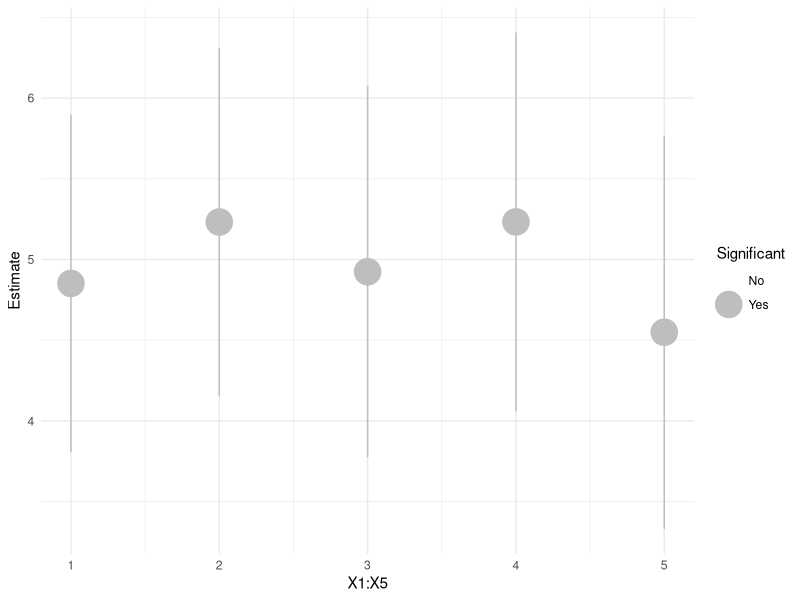
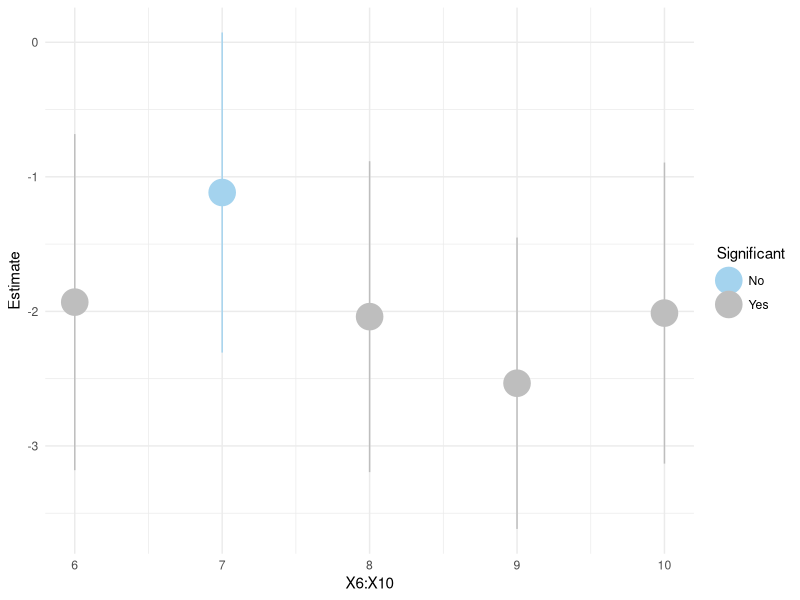
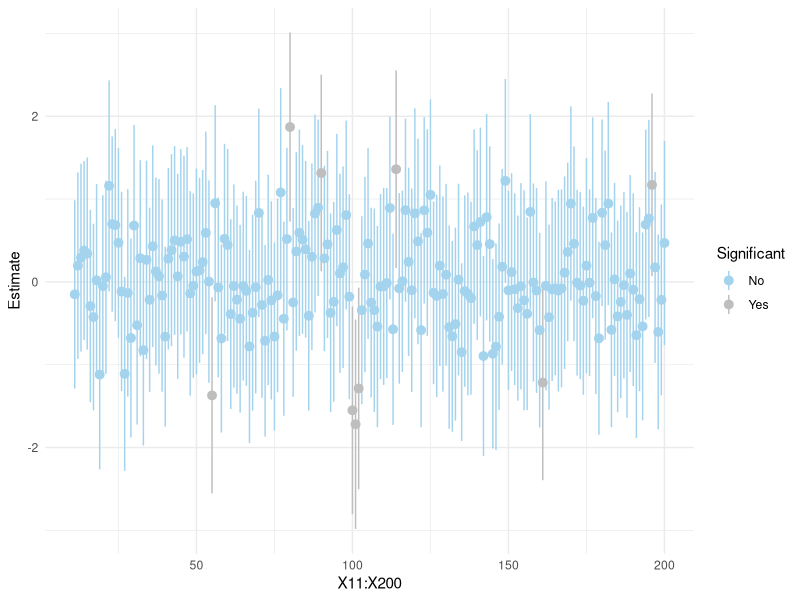
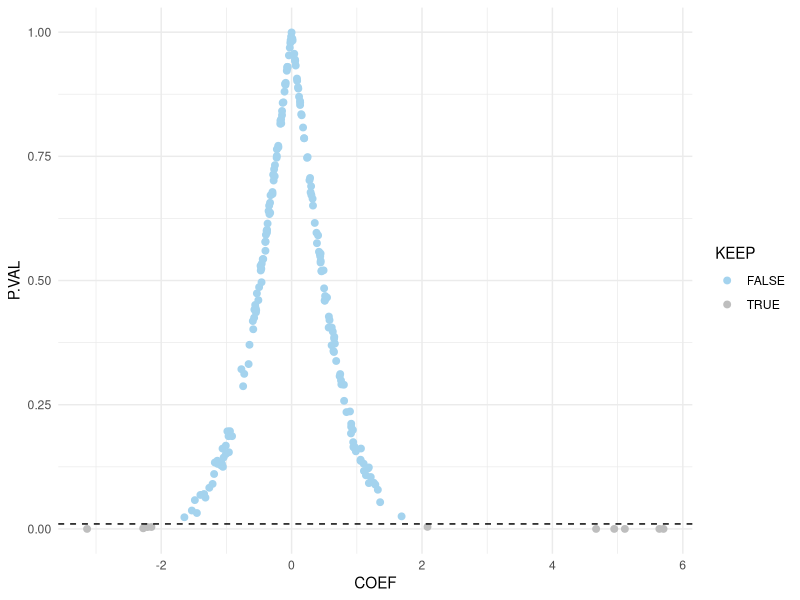
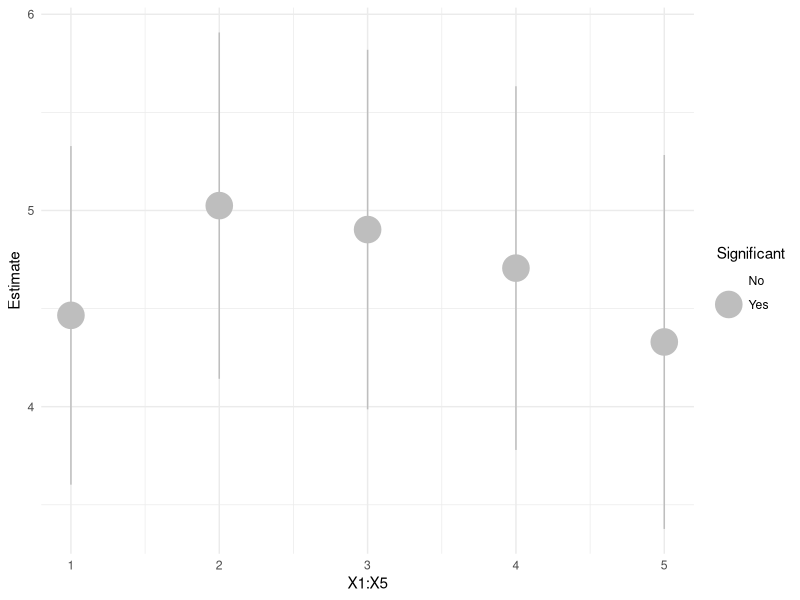
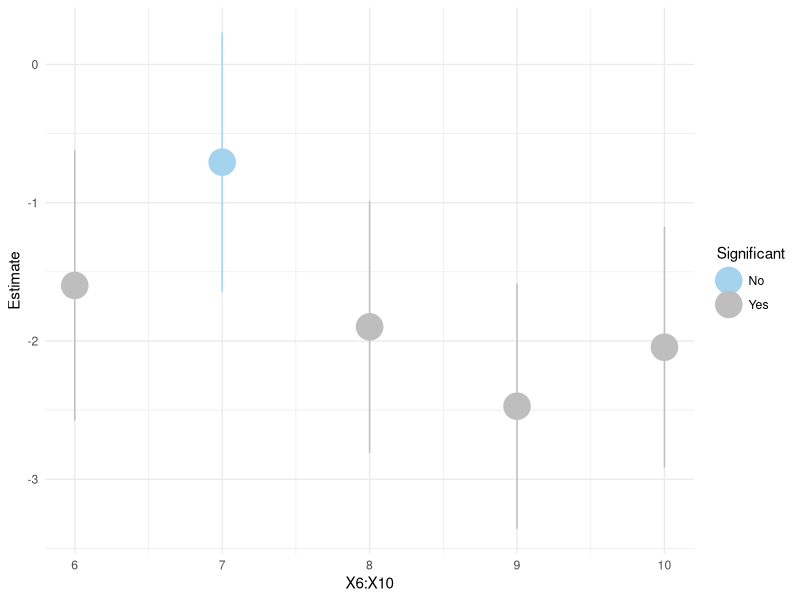
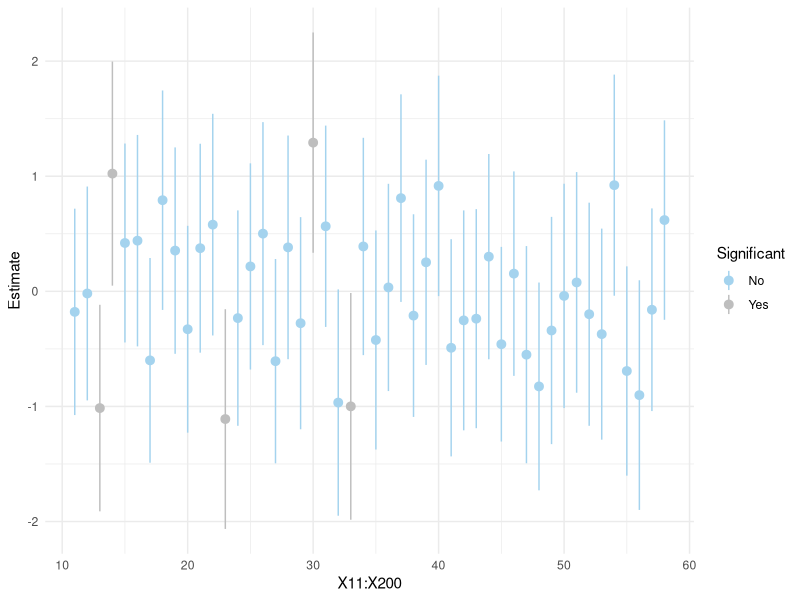
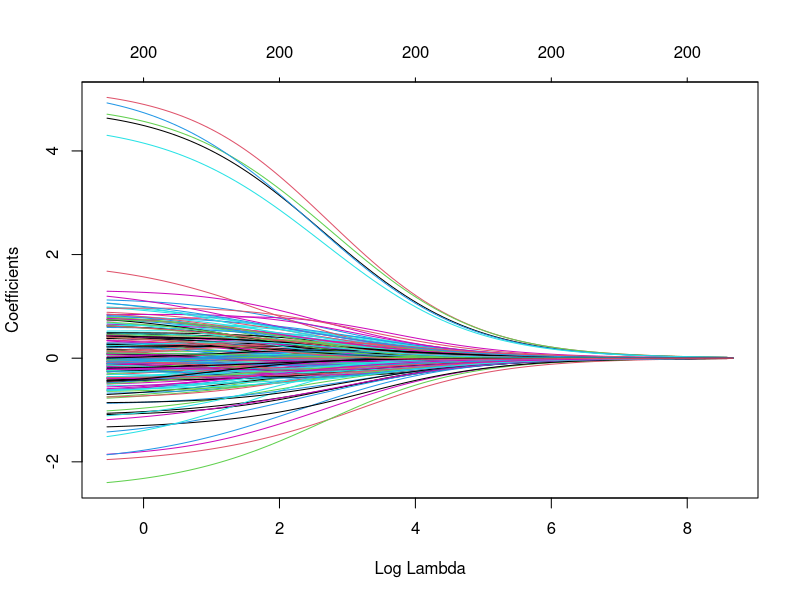

Recreate these plots in R, in order.
options(scipen=999)
library(tidyverse)
library(modelr)
library(purrr)
library(broom)

#1.1
set.seed(216)
X=matrix(rnorm(100000),500,200)
beta=c(rep(5,5),rep(-2,5),rep(0,190))
set.seed(480)
epsilon=rnorm(500,0,10)
y=X%*%beta+epsilon

SIM.DATA=data.frame(y=y,X=X)

#1.2
lm.model=lm(y~.,data=SIM.DATA)
glance(lm.model)
param.est=lm.model$coefficients
param.conf=confint(lm.model)
param.lm=data.frame(cbind(param.est,param.conf))[-1,] #Remove Intercept
names(param.lm)=c("Estimate","Lower","Upper")
param.lm = param.lm %>%
  mutate(Significant=factor(ifelse(0>Lower & 0<Upper,"No","Yes")))

ggplot(param.lm[1:5,]) +
  geom_pointrange(aes(x=1:5,y=Estimate,ymin=Lower,ymax=Upper,color=Significant),size=2)+
  theme_minimal()+
  scale_color_manual(drop=F,values=c("lightskyblue2","gray"))+
  xlab("X1:X5")
ggplot(param.lm[6:10,]) +
  geom_pointrange(aes(x=6:10,y=Estimate,ymin=Lower,ymax=Upper,color=Significant),size=2)+
  theme_minimal()+
  scale_color_manual(values=c("lightskyblue2","gray"))+
  xlab("X6:X10")
ggplot(param.lm[11:200,]) +
  geom_pointrange(aes(x=11:200,y=Estimate,ymin=Lower,ymax=Upper,color=Significant))+
  theme_minimal()+
  scale_color_manual(values=c("lightskyblue2","gray"))+
  xlab("X11:X200")

#1.3
COEF=rep(NA,200)
P.VAL=rep(NA,200)
for(j in 1:200){
  individual.mod=lm(y~.,data=SIM.DATA[,c(1,j+1)])
  COEF[j]=coef(individual.mod)[2]
  P.VAL[j]=summary(individual.mod)$coefficients[2,4]
}

KEEP=P.VAL<0.01
ACTUAL=c(rep("NonZero",10),rep("Zero",190))

tibble(COEF,P.VAL,KEEP) %>% 
  ggplot() +
  geom_point(aes(x=COEF,y=P.VAL,color=KEEP),size=2) +
  geom_hline(yintercept=0.01,linetype="dashed")+
  scale_color_manual(values=c("lightskyblue2","gray"))+
  theme_minimal()


tibble(ACTUAL=ACTUAL,KEEP=KEEP) %>% 
  table() %>% prop.table()

#1.4
Cutoff=0.2

COEF=rep(NA,200)
P.VAL=rep(NA,200)
for(j in 1:200){
  individual.mod=lm(y~.,data=SIM.DATA[,c(1,j+1)])
  COEF[j]=coef(individual.mod)[2]
  P.VAL[j]=summary(individual.mod)$coefficients[2,4]
}

KEEP=P.VAL<Cutoff
ACTUAL=c(rep("NonZero",10),rep("Zero",190))

tibble(ACTUAL=ACTUAL,KEEP=KEEP) %>% 
  table() %>% prop.table()

lm.model=lm(y~.,data=SIM.DATA[,c(1,which(KEEP)+1)])
param.est=lm.model$coefficients
param.conf=confint(lm.model)
param.lm=data.frame(cbind(param.est,param.conf))[-1,] #Remove Intercept
names(param.lm)=c("Estimate","Lower","Upper")
param.lm = param.lm %>%
  mutate(Significant=factor(ifelse(0>Lower & 0<Upper,"No","Yes")))

ggplot(param.lm[1:5,]) +
  geom_pointrange(aes(x=1:5,y=Estimate,ymin=Lower,ymax=Upper,color=Significant),size=2)+
  theme_minimal()+
  scale_color_manual(drop=F,values=c("lightskyblue2","gray"))+
  xlab("X1:X5")
ggplot(param.lm[6:10,]) +
  geom_pointrange(aes(x=6:10,y=Estimate,ymin=Lower,ymax=Upper,color=Significant),size=2)+
  theme_minimal()+
  scale_color_manual(values=c("lightskyblue2","gray"))+
  xlab("X6:X10")
ggplot(param.lm[11:(dim(param.lm)[1]),]) +
  geom_pointrange(aes(x=11:(dim(param.lm)[1]),y=Estimate,ymin=Lower,ymax=Upper,color=Significant))+
  theme_minimal()+
  scale_color_manual(values=c("lightskyblue2","gray"))+
  xlab("X11:X200")

#2.1
library(glmnet)
ridge.mod=glmnet(x=as.matrix(SIM.DATA[,-1]),
                 y=as.vector(SIM.DATA[,1]),
                 alpha=0)
plot(ridge.mod,xvar="lambda")
lasso.mod=glmnet(x=as.matrix(SIM.DATA[,-1]),
                 y=as.vector(SIM.DATA[,1]),
                 alpha=1)
plot(lasso.mod,xvar="lambda")
enet.mod=glmnet(x=as.matrix(SIM.DATA[,-1]),
                y=as.vector(SIM.DATA[,1]),
                alpha=1/2)
plot(enet.mod,xvar="lambda")

#2.2
set.seed(216)
in.train=sample(1:500,floor(0.66*500))
SIM.TRAIN=SIM.DATA[in.train,]
SIM.TEST=SIM.DATA[-in.train,]

#Default: 10 Fold Cross Validation
RESULT=NULL
for (i in 0:10) {
  set.seed(216)
  cv.out = cv.glmnet(x=as.matrix(SIM.TRAIN[,-1]),
                     y=as.vector(SIM.TRAIN[,1]),
                     type.measure="mse", 
                     alpha=i/10)
  alpha=i/10
  best.lambda=cv.out$lambda.1se
  y.test=predict(cv.out,s=best.lambda,newx=as.matrix(SIM.TEST[,-1]))
  out.mse=mean((SIM.TEST$y-y.test)^2)
  RESULT=rbind(RESULT,c(alpha,best.lambda,out.mse))
}
colnames(RESULT)=c("alpha","lambda","MSE")
print(RESULT)

#3.1
DATA=mpg
DATA2=DATA[,c("year","displ","cyl","drv","cty","hwy","fl","class")]
head(DATA2)

y=DATA2$hwy
X=model_matrix(DATA2,hwy~.*.)[,-1]
var.names=names(X)
dim(X)

#3.2
set.seed(216)
cvmod.0=cv.glmnet(y=y,x=as.matrix(X),alpha=0)
set.seed(216)
cvmod.25=cv.glmnet(y=y,x=as.matrix(X),alpha=0.25)
set.seed(216)
cvmod.5=cv.glmnet(y=y,x=as.matrix(X),alpha=0.5)
set.seed(216)
cvmod.75=cv.glmnet(y=y,x=as.matrix(X),alpha=0.75)
set.seed(216)
cvmod.1=cv.glmnet(y=y,x=as.matrix(X),alpha=1)

CV.0.ERROR=cvmod.0$cvm[which(cvmod.0$lambda==cvmod.0$lambda.1se)]
CV.25.ERROR=cvmod.25$cvm[which(cvmod.25$lambda==cvmod.25$lambda.1se)]
CV.5.ERROR=cvmod.5$cvm[which(cvmod.5$lambda==cvmod.5$lambda.1se)]
CV.75.ERROR=cvmod.75$cvm[which(cvmod.75$lambda==cvmod.75$lambda.1se)]
CV.1.ERROR=cvmod.1$cvm[which(cvmod.1$lambda==cvmod.1$lambda.1se)]

MOD.RESULT=tibble(alpha=c(0,0.25,0.5,0.75,1),
                  lambda=c(cvmod.0$lambda.1se,cvmod.25$lambda.1se,
                           cvmod.5$lambda.1se,cvmod.75$lambda.1se,
                           cvmod.1$lambda.1se),
                  CV.Error=c(CV.0.ERROR,CV.25.ERROR,CV.5.ERROR,
                             CV.75.ERROR,CV.1.ERROR))
print(MOD.RESULT)

#3.3
best.alpha=MOD.RESULT$alpha[which.min(MOD.RESULT$CV.Error)]
best.lambda=MOD.RESULT$lambda[which.min(MOD.RESULT$CV.Error)]

best.mod=glmnet(y=y,x=as.matrix(X),nlambda=1,lambda=best.lambda,alpha=best.alpha)
best.coef=as.tibble(as.matrix(coef(best.mod)))
best.coef2=best.coef %>% 
  mutate(Parameter=c("Int",var.names)) %>%
  rename(Estimate=s0) %>%
  select(Parameter,Estimate)
nonzero.best.coef=best.coef2 %>%
  filter(Estimate!=0)
print(nonzero.best.coef,n=1e3)

DATA2$hwy.hat=predict(best.mod,newx=as.matrix(X))

ggplot(DATA2) +
  geom_point(aes(x=hwy,y=hwy.hat),color="lightskyblue2") +
  geom_abline(a=0,b=1,linetype="dashed") +
  theme_minimal() +
  ylab("Predicted Highway MPG") +
  xlab("Actual Highway MPG")

ggplot(DATA2) +
  geom_histogram(aes(x=hwy-hwy.hat),fill="lightskyblue2") +
  theme_minimal() +
  xlab("Residuals") +
  ylab("Frequency")


